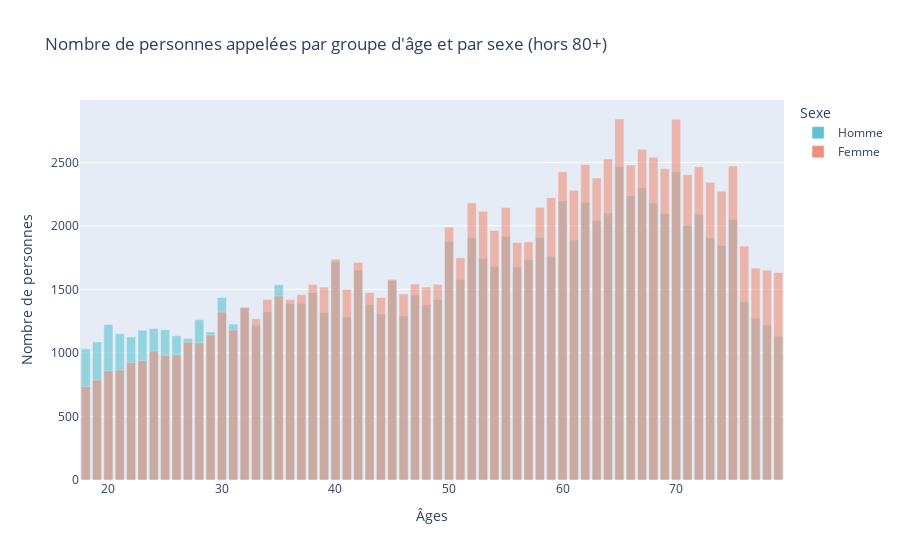

The notebook cell this image was saved under:
### Markdown cell above
On peut visualiser l'âge et le sexe des personnes appelées. 

Toutes les personnes au dessus de 80 ans sont regroupées dans la même catégorie, on traite alors ce groupe à part pour avoir une meilleure visualisation de tous les âges en dessous.

### Code cell
import plotly.express as px

# Supposons que 'SEXVAR' (1=Male, 2=Female) et '_AGEG5YR' (groupe d'âge) sont les colonnes d'intérêt
age_sex_counts = df_train.groupby(['_AGE80', 'SEXVAR']).size().reset_index(name='count')

# Mapping pour les labels de sexe
sex_labels = {1: 'Homme', 2: 'Femme'}
age_sex_counts['Sexe'] = age_sex_counts['SEXVAR'].map(sex_labels)

age_sex_counts_filtered = age_sex_counts[age_sex_counts['_AGE80'] < 80]
fig_age_sex = px.bar(
    age_sex_counts_filtered,
    x='_AGE80',
    y='count',
    color='Sexe',
    barmode='overlay',
    opacity=0.6,
    color_discrete_sequence=plotly_colors[:2],
    labels={'_AGE80': "Âges", 'count': 'Nombre de personnes'},
    title="Nombre de personnes appelées par groupe d'âge et par sexe (hors 80+)"
)
fig_age_sex.show()

### Figure 1 — Plotly figure (JSON) as saved in the notebook; plotly's stock layout.template omitted (floating-point values rounded to 4 significant figures)
{"data": [{"hovertemplate": "Sexe=Homme<br>Âges=%{x}<br>Nombre de personnes=%{y}<extra></extra>", "legendgroup": "Homme", "marker": {"color": "#5cc3d3", "opacity": 0.6, "pattern": {"shape": ""}}, "name": "Homme", "orientation": "v", "showlegend": true, "textposition": "auto", "type": "bar", "x": [18.0, 19.0, 20.0, 21.0, 22.0, 23.0, 24.0, 25.0, 26.0, 27.0, 28.0, 29.0, 30.0, 31.0, 32.0, 33.0, 34.0, 35.0, 36.0, 37.0, 38.0, 39.0, 40.0, 41.0, 42.0, 43.0, 44.0, 45.0, 46.0, 47.0, 48.0, 49.0, 50.0, 51.0, 52.0, 53.0, 54.0, 55.0, 56.0, 57.0, 58.0, 59.0, 60.0, 61.0, 62.0, 63.0, 64.0, 65.0, 66.0, 67.0, 68.0, 69.0, 70.0, 71.0, 72.0, 73.0, 74.0, 75.0, 76.0, 77.0, 78.0, 79.0], "xaxis": "x", "y": [1032, 1086, 1224, 1151, 1126, 1178, 1192, 1182, 1135, 1113, 1261, 1165, 1436, 1227, 1355, 1217, 1323, 1537, 1390, 1389, 1474, 1317, 1718, 1283, 1648, 1382, 1307, 1568, 1290, 1454, 1379, 1420, 1874, 1578, 1904, 1742, 1680, 1919, 1676, 1734, 1909, 1761, 2195, 1888, 2185, 2041, 2099, 2468, 2236, 2298, 2179, 2097, 2425, 2002, 2091, 1905, 1845, 2050, 1404, 1272, 1217, 1131], "yaxis": "y"}, {"hovertemplate": "Sexe=Femme<br>Âges=%{x}<br>Nombre de personnes=%{y}<extra></extra>", "legendgroup": "Femme", "marker": {"color": "#f08f78", "opacity": 0.6, "pattern": {"shape": ""}}, "name": "Femme", "orientation": "v", "showlegend": true, "textposition": "auto", "type": "bar", "x": [18.0, 19.0, 20.0, 21.0, 22.0, 23.0, 24.0, 25.0, 26.0, 27.0, 28.0, 29.0, 30.0, 31.0, 32.0, 33.0, 34.0, 35.0, 36.0, 37.0, 38.0, 39.0, 40.0, 41.0, 42.0, 43.0, 44.0, 45.0, 46.0, 47.0, 48.0, 49.0, 50.0, 51.0, 52.0, 53.0, 54.0, 55.0, 56.0, 57.0, 58.0, 59.0, 60.0, 61.0, 62.0, 63.0, 64.0, 65.0, 66.0, 67.0, 68.0, 69.0, 70.0, 71.0, 72.0, 73.0, 74.0, 75.0, 76.0, 77.0, 78.0, 79.0], "xaxis": "x", "y": [735, 786, 858, 866, 924, 939, 1015, 981, 984, 1085, 1079, 1141, 1322, 1180, 1360, 1269, 1420, 1449, 1420, 1458, 1539, 1518, 1737, 1502, 1712, 1475, 1437, 1579, 1464, 1542, 1518, 1540, 1990, 1749, 2179, 2115, 1964, 2144, 1869, 1874, 2147, 2222, 2426, 2280, 2482, 2376, 2527, 2841, 2479, 2603, 2539, 2449, 2840, 2403, 2465, 2343, 2272, 2471, 1841, 1666, 1650, 1633], "yaxis": "y"}], "layout": {"barmode": "overlay", "legend": {"title": {"text": "Sexe"}, "tracegroupgap": 0}, "title": {"text": "Nombre de personnes appelées par groupe d'âge et par sexe (hors 80+)"}, "xaxis": {"anchor": "y", "domain": [0, 1], "title": {"text": "Âges"}}, "yaxis": {"anchor": "x", "domain": [0, 1], "title": {"text": "Nombre de personnes"}}}}
